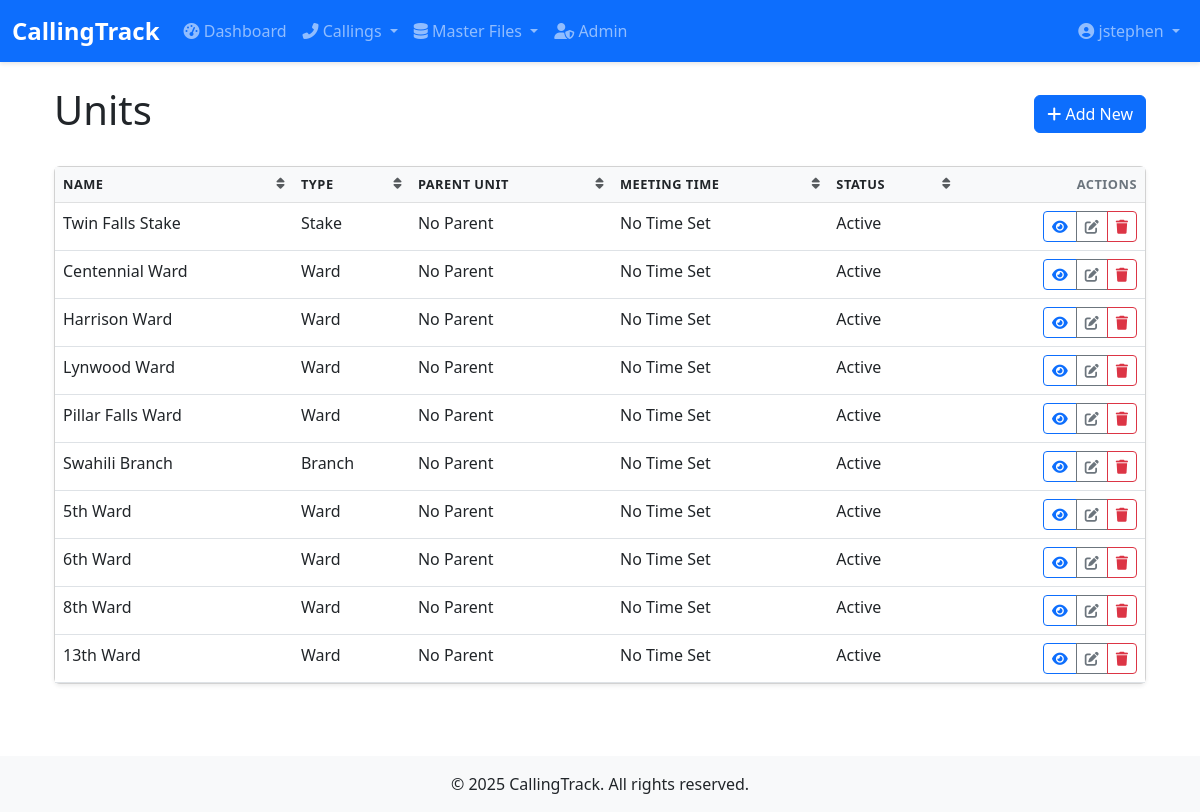
The app's page /callings/units/ (signed in) with its own data.
### accounts/models.py (models this page shows, shortened)
class User(AbstractUser):
    email = models.EmailField(_('email address'), unique=True)
    phone = models.CharField(_('phone number'), max_length=20, blank=True)
    class Meta:
        verbose_name = _('user')
        verbose_name_plural = _('users')

### callings/models.py (models this page shows, shortened)
class Unit(models.Model):
    UNIT_TYPES = [
        ('WARD', 'Ward'),
        ('BRANCH', 'Branch'),
        ('STAKE', 'Stake'),
    ]
    name = models.CharField(max_length=100)
    unit_type = models.CharField(max_length=10, choices=UNIT_TYPES)
    parent_unit = models.ForeignKey('self', on_delete=models.SET_NULL, null=True, blank=True, related_name='child_units')
    meeting_time = models.TimeField(null=True, blank=True, help_text="Regular meeting time for this unit")
    location = models.CharField(max_length=200, blank=True, help_text="Physical location of the unit")
    is_active = models.BooleanField(default=True, help_text="Whether this unit is currently active")
    sort_order = models.PositiveSmallIntegerField(
        default=0,
        help_text="Order in which units should be displayed (lower numbers first)"
    )
    created_at = models.DateTimeField(auto_now_add=True)
    updated_at = models.DateTimeField(auto_now=True)
    class Meta:
        ordering = ['sort_order', 'name']
    def get_list_display(self):
        return [
            self.name,
            self.get_unit_type_display(),
            self.parent_unit.name if self.parent_unit else 'No Parent',
            self.meeting_time.strftime('%I:%M %p') if self.meeting_time else 'No Time Set',
            'Active' if self.is_active else 'Inactive'
        ]
    def get_absolute_url(self):
        return reverse('callings:unit-detail', kwargs={'pk': self.pk})

### callings/views.py (the view)
# urls.py: path('units/', views.UnitListView.as_view(), name='unit-list'),
class UnitListView(LoginRequiredMixin, TitleMixin, SortableMixin, ListView):
    model = Unit
    template_name = 'callings/unit/unit_list.html'
    context_object_name = 'units'
    title = 'Units'
    paginate_by = 20
    default_sort = 'sort_order'
    sortable_fields = {
        'name': 'name',
        'unit_type': 'unit_type',
        'parent_unit': 'parent_unit__name',
        'meeting_time': 'meeting_time',
        'is_active': 'is_active',
        'sort_order': 'sort_order',
    }
    def get_context_data(self, **kwargs):
        context = super().get_context_data(**kwargs)
        context['headers'] = ['Name', 'Type', 'Parent Unit', 'Meeting Time', 'Status']
        context['sortable_headers'] = [
            ('name', 'Name'),
            ('unit_type', 'Type'),
            ('parent_unit', 'Parent Unit'),
            ('meeting_time', 'Meeting Time'),
            ('is_active', 'Status'),
        ]
        return context

### callings/views.py (called while the page is built)
    def get_title(self):
        return self.title

    def get_context_data(self, **kwargs):
        context = super().get_context_data(**kwargs)
        context['title'] = self.get_title()
        return context

    def get_queryset(self):
        queryset = super().get_queryset()
        sort_field = self.request.GET.get('sort')
        sort_order = self.request.GET.get('order', 'asc')
        if sort_field and sort_field in self.sortable_fields:
            order_field = self.sortable_fields[sort_field]
            if sort_order == 'desc':
                order_field = f'-{order_field}'
            return queryset.order_by(order_field)
        if self.default_sort:
            return queryset.order_by(self.default_sort)
        return queryset

### callings/templates/callings/unit/unit_list.html (shortened to what this page needs)
{% extends 'callings/_list.html' %}
{% block content %}
{% with title='Units' create_url='callings:unit-create' update_url='callings:unit-update' delete_url='callings:unit-delete' %}
{% with headers=headers %}
{{ block.super }}
{% endwith %}
{% endwith %}
{% endblock %}

### callings/templates/callings/_list.html (shortened to what this page needs)
{% extends 'callings/base.html' %}
{% load table_tags %}
{% block content %}
<div class="container">
    <div class="d-flex justify-content-between align-items-center mb-4">
        <h1>{{ title }}</h1>
        {% if create_url %}
        <a href="{% url create_url %}" class="btn btn-primary">
            <i class="fas fa-plus"></i> Add New
        </a>
        {% endif %}
    </div>
    <div class="card">
        <div class="card-body p-0">
            <div class="table-responsive">
                <table class="table table-hover mb-0">
                    <thead class="table-light">
                        <tr>
                            {% if sortable_headers %}
                                {% for field, label in sortable_headers %}
                                <th>{% sort_header field label %}</th>
                                {% endfor %}
                            {% else %}
                                {% for header in headers %}
                                <th>{{ header }}</th>
                                {% endfor %}
                            {% endif %}
                            <th class="text-end">Actions</th>
                        </tr>
                    </thead>
                    <tbody>
                        {% for item in object_list %}
                        <tr>
                            {% for field in item.get_list_display %}
                            <td>{{ field }}</td>
                            {% endfor %}
                            <td class="text-end">
                                <div class="btn-group" role="group">
                                    <a href="{{ item.get_absolute_url }}" class="btn btn-sm btn-outline-primary"
                                       data-bs-toggle="tooltip" title="View">
                                        <i class="fas fa-eye"></i>
                                    </a>
                                    <a href="{% url update_url item.pk %}" class="btn btn-sm btn-outline-secondary"
                                       data-bs-toggle="tooltip" title="Edit">
                                        <i class="fas fa-edit"></i>
                                    </a>
                                    <a href="{% url delete_url item.pk %}" class="btn btn-sm btn-outline-danger"
                                       data-bs-toggle="tooltip" title="Delete">
                                        <i class="fas fa-trash"></i>
                                    </a>
                                </div>
                            </td>
                        </tr>
                        {% endfor %}
                    </tbody>
                </table>
            </div>
        </div>
    </div>
</div>
{% endblock %}

### callings/templates/callings/base.html (shortened to what this page needs)
<!DOCTYPE html>
{% load static %}
<html lang="en">
<head>
    <link href="https://cdn.jsdelivr.net/npm/bootstrap@5.3.0/dist/css/bootstrap.min.css" rel="stylesheet">
    <link rel="stylesheet" href="https://cdnjs.cloudflare.com/ajax/libs/font-awesome/6.4.0/css/all.min.css">
    <link rel="stylesheet" href="{% static 'css/styles.css' %}">
</head>
<body>
    <nav class="navbar navbar-expand-lg navbar-dark bg-primary">
        <div class="container-fluid">
            <a class="navbar-brand" href="{% url 'dashboard' %}">CallingTrack</a>
            <div class="collapse navbar-collapse" id="navbarNav">
                <ul class="navbar-nav me-auto">
                    <li class="nav-item">
                        <a class="nav-link" href="{% url 'dashboard' %}"><i class="fas fa-tachometer-alt"></i> Dashboard</a>
                    </li>
                    <li class="nav-item dropdown">
                        <a class="nav-link dropdown-toggle" href="#" id="callingsDropdown" role="button" data-bs-toggle="dropdown">
                            <i class="fas fa-phone-alt"></i> Callings
                        </a>
                    </li>
                    <li class="nav-item dropdown">
                        <a class="nav-link dropdown-toggle" href="#" id="masterFilesDropdown" role="button" data-bs-toggle="dropdown">
                            <i class="fas fa-database"></i> Master Files
                        </a>
                    </li>
                    {% if user.is_superuser %}
                    <li class="nav-item">
                        <a class="nav-link" href="/admin/" target="_blank"><i class="fas fa-user-shield"></i> Admin</a>
                    </li>
                    {% endif %}
                </ul>
                <ul class="navbar-nav">
                    {% if user.is_authenticated %}
                    <li class="nav-item dropdown">
                        <a class="nav-link dropdown-toggle" href="#" id="userDropdown" role="button" data-bs-toggle="dropdown">
                            <i class="fas fa-user-circle"></i> {{ user.get_full_name|default:user.username }}
                        </a>
                    </li>
                    {% else %}
                    <li class="nav-item">
                        <a class="nav-link" href="{% url 'login' %}"><i class="fas fa-sign-in-alt"></i> Login</a>
                    </li>
                    {% endif %}
                </ul>
            </div>
        </div>
    </nav>
    <main class="container mt-4">
        {% block content %}{% endblock %}
    </main>
    <footer class="bg-light mt-5 py-3">
        <div class="container text-center">
            <p class="mb-0">&copy; {% now "Y" %} CallingTrack. All rights reserved.</p>
        </div>
    </footer>
</body>
</html>

### callings/static/css/styles.css (style rules this page uses)
body { min-height: 100vh; display: flex; flex-direction: column; }
main { flex: 1; }
.navbar { box-shadow: 0 2px 4px rgba(0, 0, 0, 0.1); }
.navbar-brand { font-weight: 700; font-size: 1.5rem; }
.navbar-nav .nav-link { padding: 0.5rem 1rem; }
.card { margin-bottom: 1.5rem; box-shadow: 0 0.125rem 0.25rem rgba(0, 0, 0, 0.075); transition: transform 0.2s ease-in-out; }
.table th { font-weight: 600; text-transform: uppercase; font-size: 0.8rem; letter-spacing: 0.5px; color: #6c757d; }
footer { background-color: #f8f9fa; padding: 1.5rem 0; margin-top: auto; }

### records on screen
User: get_full_name "jstephen"
Unit: get_list_display "Twin Falls Stake" "Stake" "No Parent" "No Time Set" "Active"
Unit: get_list_display "Centennial Ward" "Ward" "No Parent" "No Time Set" "Active"
Unit: get_list_display "Harrison Ward" "Ward" "No Parent" "No Time Set" "Active"
Unit: get_list_display "Lynwood Ward" "Ward" "No Parent" "No Time Set" "Active"
Unit: get_list_display "Pillar Falls Ward" "Ward" "No Parent" "No Time Set" "Active"
Unit: get_list_display "Swahili Branch" "Branch" "No Parent" "No Time Set" "Active"
Unit: get_list_display "5th Ward" "Ward" "No Parent" "No Time Set" "Active"
Unit: get_list_display "6th Ward" "Ward" "No Parent" "No Time Set" "Active"
Unit: get_list_display "8th Ward" "Ward" "No Parent" "No Time Set" "Active"
Unit: get_list_display "13th Ward" "Ward" "No Parent" "No Time Set" "Active"

### other values on screen
{{ title }} "Units"
